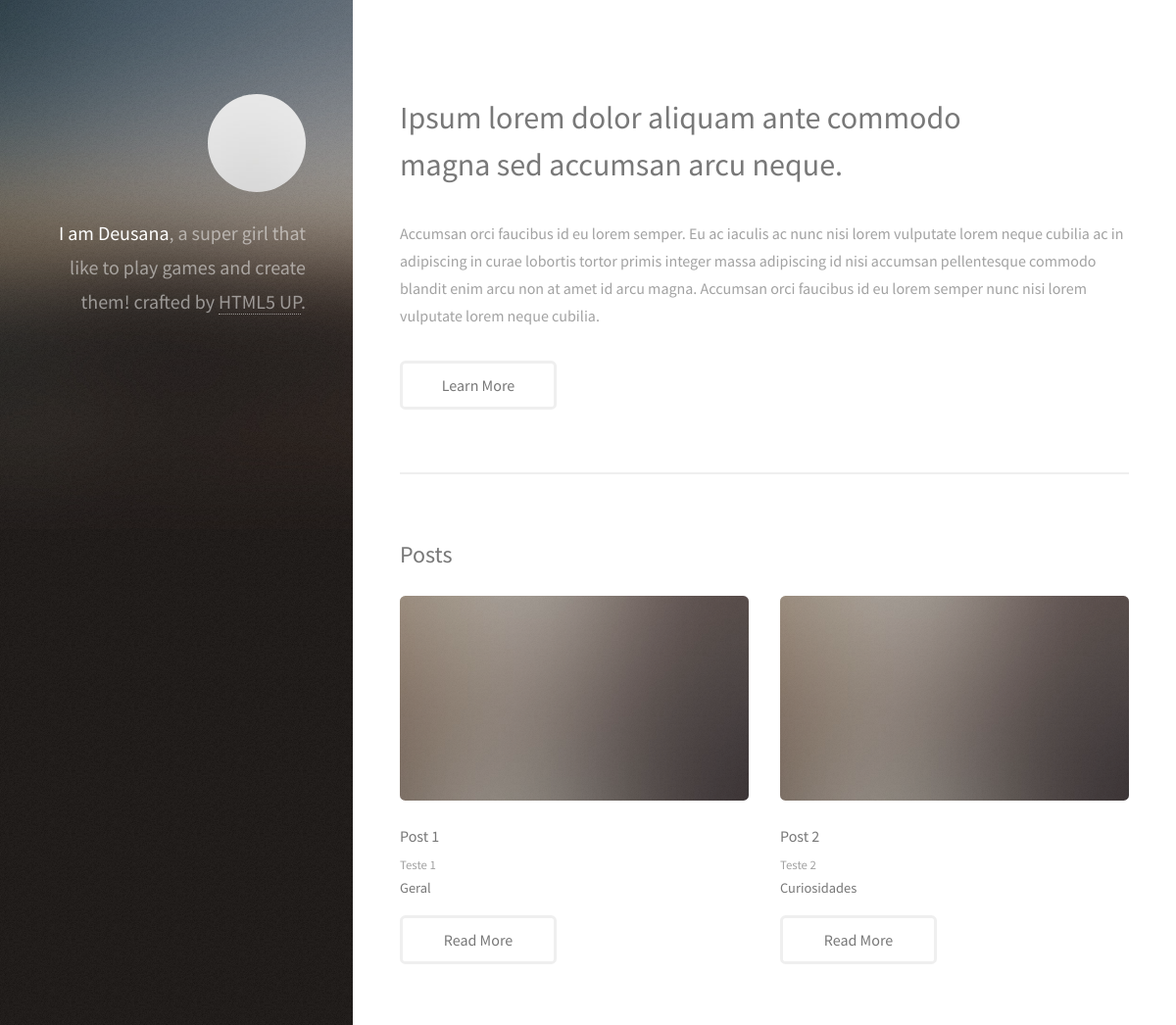
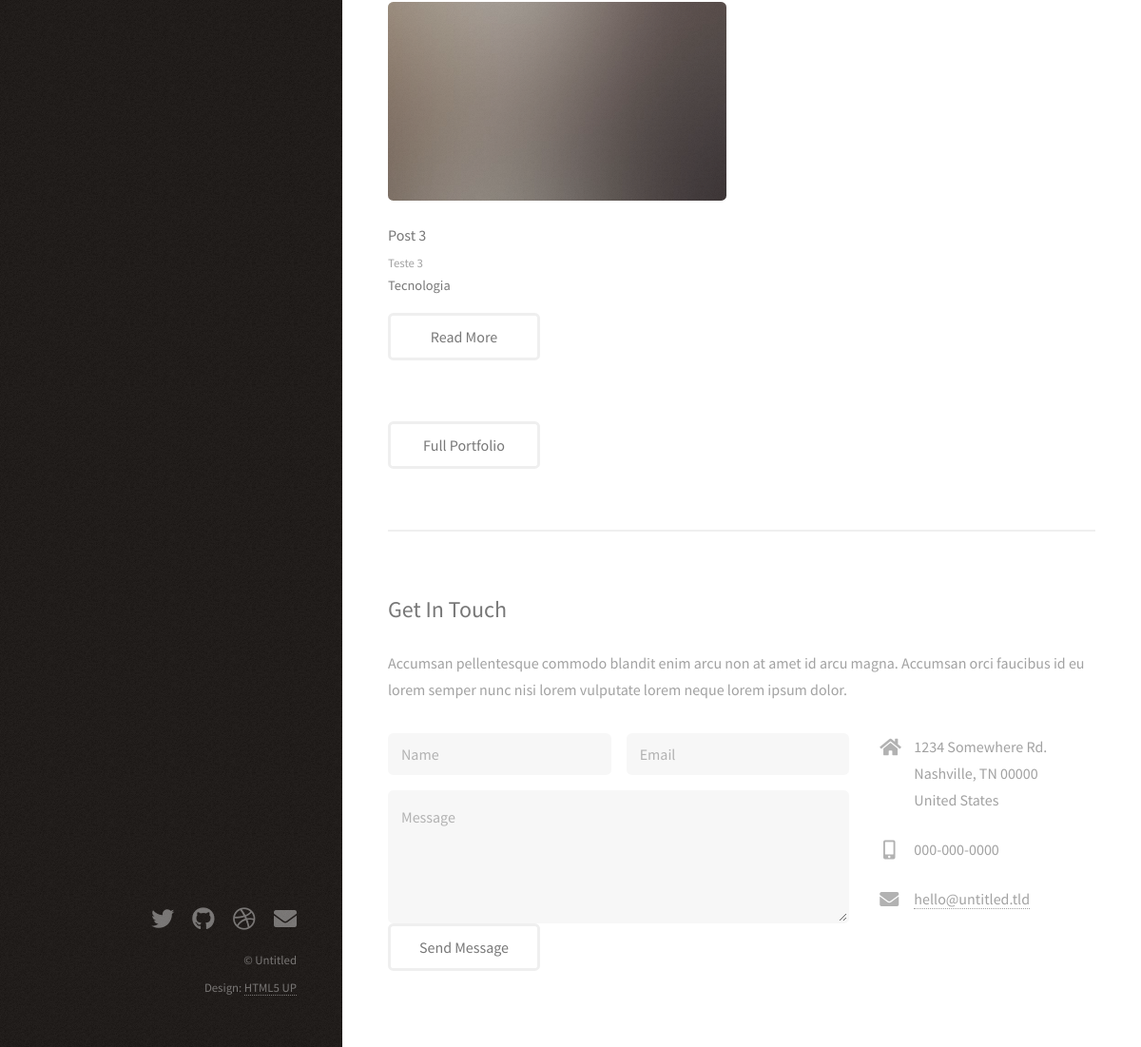
The app's page /website/ with its own data (2 pictures, top to bottom).
### website/models.py (models this page shows, shortened)
class Post(models.Model):
    title = models.CharField(max_length=30)
    subtitle = models.CharField(max_length=20)
    content = models.TextField()
    catogories = models.CharField(
        max_length = 2,
        choices = Categories.choices,
        default = Categories.GR,
    )
    approved = models.BooleanField(default = True)
    image = models.ImageField(upload_to='posts', null=True, blank=True)
    def get_category_label(self):
        return self.get_catogories_display()

### website/views.py (the view)
# urls.py: path('', hello_test, name = 'index_website'),
def hello_test(request):
    gamesList = ['Bioshock Infinite', 'The Great Ace Attorney Chronicles', 'Barony', 'Slay The Spire', 'Dont Starve Together']
    postList = Post.objects.all()
    data = {
        'name': 'Deusana',
        'gamesList': gamesList,
        'postList': postList
        }
    return render(request, 'index.html', data)

### website/templates/index.html (shortened to what this page needs)
{% load static %}
<!DOCTYPE HTML>
<html>
	<head>
		<link rel="stylesheet" href="{% static 'assets/css/main.css' %} " />
	</head>
	<body class="is-preload">
			<header id="header">
				<div class="inner">
					<a href="#" class="image avatar"><img src="{% static 'images/avatar.jpg' %}" alt="" /></a>
					<h1><strong>I am Deusana</strong>, a super girl<br />
					that like to play games and create them!<br />
					crafted by <a href="http://html5up.net">HTML5 UP</a>.</h1>
				</div>
			</header>
			<div id="main">
					<section id="one">
						<header class="major">
							<h2>Ipsum lorem dolor aliquam ante commodo<br />
							magna sed accumsan arcu neque.</h2>
						</header>
						<p>Accumsan orci faucibus id eu lorem semper. Eu ac iaculis ac nunc nisi lorem vulputate lorem neque cubilia ac in adipiscing in curae lobortis tortor primis integer massa adipiscing id nisi accumsan pellentesque commodo blandit enim arcu non at amet id arcu magna. Accumsan orci faucibus id eu lorem semper nunc nisi lorem vulputate lorem neque cubilia.</p>
						<ul class="actions">
							<li><a href="#" class="button">Learn More</a></li>
						</ul>
					</section>
					<section id="two">
						<h2>Posts</h2>
						<div class="row">
							{% for post in postList %}
								<article class="col-6 col-12-xsmall work-item">
									<a href="{% static 'images/fulls/01.jpg' %}" class="image fit thumb"><img src="{% static 'images/thumbs/01.jpg' %}" alt="" /></a>
									<h3>{{ post.title }}</h3>
									<p>{{ post.content }}</p>
									<label>{{ post.get_category_label }}</label>
									<ul class="actions">
										<li><a href="{% url 'post_detail_name' post.id %}" class="button">Read More</a></li>
									</ul>
								</article>
							{% endfor %}
						</div>
						<ul class="actions">
							<li><a href="#" class="button">Full Portfolio</a></li>
						</ul>
					</section>
					<section id="three">
						<h2>Get In Touch</h2>
						<p>Accumsan pellentesque commodo blandit enim arcu non at amet id arcu magna. Accumsan orci faucibus id eu lorem semper nunc nisi lorem vulputate lorem neque lorem ipsum dolor.</p>
						<div class="row">
							<div class="col-8 col-12-small">
								<form method="post" action="{% url 'save_form' %}">
									<div class="row gtr-uniform gtr-50">
										<div class="col-6 col-12-xsmall"><input type="text" name="name" id="name" placeholder="Name" /></div>
										<div class="col-6 col-12-xsmall"><input type="email" name="email" id="email" placeholder="Email" /></div>
										<div class="col-12"><textarea name="message" id="message" placeholder="Message" rows="4"></textarea></div>
									</div>
									<input type="submit" value="Send Message" />
								</form>
							</div>
							<div class="col-4 col-12-small">
								<ul class="labeled-icons">
									<li>
										<h3 class="icon solid fa-home"><span class="label">Address</span></h3>
										1234 Somewhere Rd.<br />
										Nashville, TN 00000<br />
										United States
									</li>
									<li>
										<h3 class="icon solid fa-mobile-alt"><span class="label">Phone</span></h3>
										000-000-0000
									</li>
									<li>
										<h3 class="icon solid fa-envelope"><span class="label">Email</span></h3>
										<a href="#">hello@untitled.tld</a>
									</li>
								</ul>
							</div>
						</div>
					</section>
			</div>
			<footer id="footer">
				<div class="inner">
					<ul class="icons">
						<li><a href="#" class="icon brands fa-twitter"><span class="label">Twitter</span></a></li>
						<li><a href="#" class="icon brands fa-github"><span class="label">Github</span></a></li>
						<li><a href="#" class="icon brands fa-dribbble"><span class="label">Dribbble</span></a></li>
						<li><a href="#" class="icon solid fa-envelope"><span class="label">Email</span></a></li>
					</ul>
					<ul class="copyright">
						<li>&copy; Untitled</li><li>Design: <a href="http://html5up.net">HTML5 UP</a></li>
					</ul>
				</div>
			</footer>
	</body>
</html>

### records on screen
Post: title "Post 1", content "Teste 1", get_category_label "Geral"
Post: title "Post 2", content "Teste 2", get_category_label "Curiosidades"
Post: title "Post 3", content "Teste 3", get_category_label "Tecnologia"
